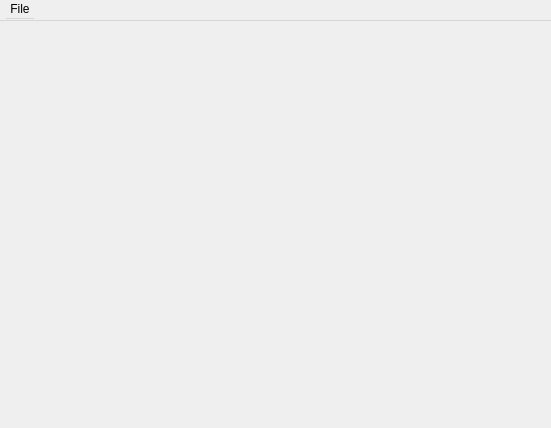
<?xml version="1.0" encoding="UTF-8"?>
<ui version="4.0">
 <class>BodeViewer</class>
 <widget class="QDialog" name="BodeViewer">
  <property name="geometry">
   <rect>
    <x>0</x>
    <y>0</y>
    <width>551</width>
    <height>428</height>
   </rect>
  </property>
  <property name="Diagrama de Bode" stdset="0">
   <string>MainWindow</string>
  </property>
  <widget class="QMenuBar" name="menubar">
   <property name="geometry">
    <rect>
     <x>0</x>
     <y>0</y>
     <width>581</width>
     <height>21</height>
    </rect>
   </property>
   <widget class="QMenu" name="menuArchivo">
    <property name="title">
     <string>File</string>
    </property>
    <addaction name="separator"/>
    <addaction name="actionExport"/>
   </widget>
   <addaction name="menuArchivo"/>
  </widget>
  <widget class="QCustomPlot" name="magnitudePlot" native="true">
   <property name="geometry">
    <rect>
     <x>10</x>
     <y>30</y>
     <width>530</width>
     <height>191</height>
    </rect>
   </property>
  </widget>
  <widget class="QCustomPlot" name="phasePlot" native="true">
   <property name="geometry">
    <rect>
     <x>10</x>
     <y>230</y>
     <width>530</width>
     <height>191</height>
    </rect>
   </property>
  </widget>
  <action name="actionExport">
   <property name="text">
    <string>Export...</string>
   </property>
  </action>
 </widget>
 <customwidgets>
  <customwidget>
   <class>QCustomPlot</class>
   <extends>QWidget</extends>
   <header location="global">qcustomplot.h</header>
   <container>1</container>
  </customwidget>
 </customwidgets>
 <resources/>
 <connections/>
</ui>
